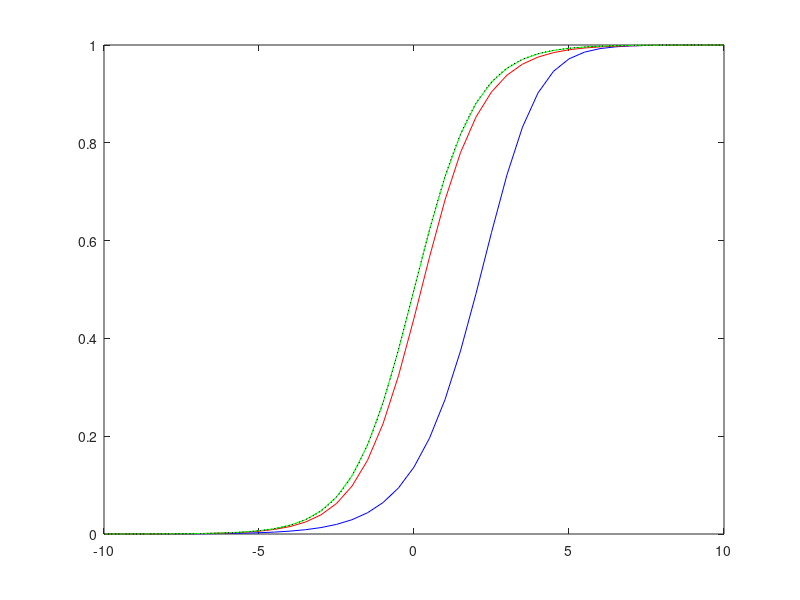

MATLAB code to generate this figure:
clc;
clear;
close all;
%example 4.02
M = 41;
L = 10;
dx = 2*L/(M-1);

%swap his N for M, and his M for N

%note, there DOES exist an exact solution to the logistic eqn
f = @(x)( 1./(1+exp(-x)) ); %is the function of logistic eqn
F = @(u)( u*(1-u) ); %is the derivative of logistic eqn

%define initial condition
u0 = f(-L); %computing actual value at starting point

%define arrays
x = linspace(-L,L,M); %for discretized
z = linspace(-L,L,101); %for exact
u = zeros(M,3); %storing all three methods in the U vector, each column being for forward euler, midpoint rule, and 4th order runge-kutta

%defining initial condition
u(1,:) = u0; %ALL methods start with the same value

%implement Runge-Kutta methods
for n = 1:M-1
    %forward euler in first column
    u(n+1,1) = u(n,1) + F( u(n,1) )*dx;

    %midpoint rule in second column
    us = u(n,2) + 0.5*F( u(n,2) )*dx; %intermediate step
    u(n+1,2) = u(n,2) + F( us )*dx;

    %4th order runge kutta in third column
    k1 = F( u(n,3) );
    k2 = F( u(n,3) + 0.5*k1*dx );
    k3 = F( u(n,3) + 0.5*k2*dx );
    k4 = F( u(n,3) + k3*dx );

    u(n+1,3) = u(n,3) + dx*(k1+2*k2+2*k3+k4)/6;
end

figure;
plot(x,u(:,1),'-b')
hold on;
plot(x,u(:,2),'-r')
hold on;
plot(x,u(:,3),'-g')
hold on;
plot(z,f(z),':k')
hold on;
